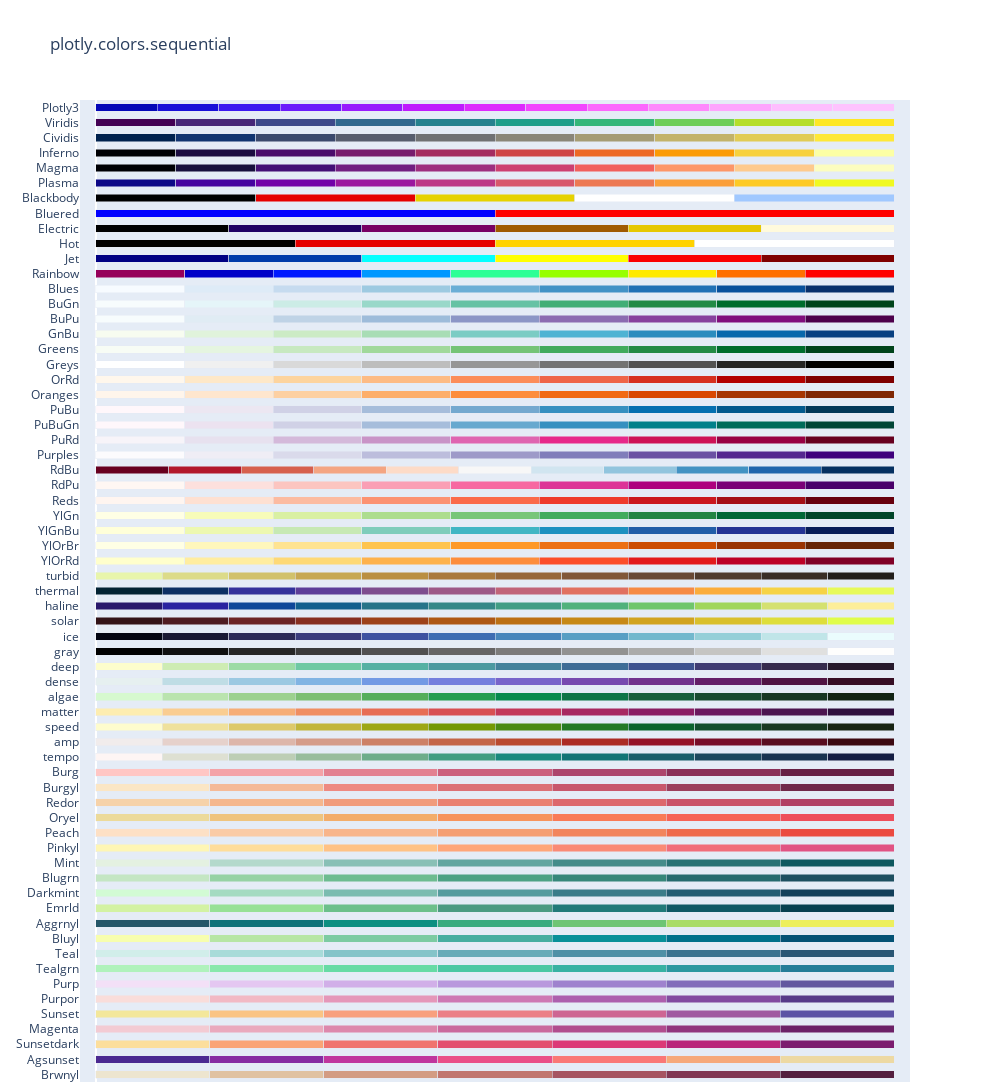

The cell this chart's notebook holds for it:
### Markdown cell above
# Color scales in Plotly Express

### Code cell
#Sequential Color scales
fig = px.colors.sequential.swatches()
fig.update_layout(width = 990 , height = 1760)
fig.show()

### Figure 1 — Plotly figure (JSON) as saved in the notebook; plotly's stock layout.template omitted (floating-point values rounded to 4 significant figures)
{"data": [{"customdata": [0, 1, 2, 3, 4, 5, 6], "hovertemplate": "%{y}[%{customdata}] = %{marker.color}<extra></extra>", "marker": {"color": ["rgb(237, 229, 207)", "rgb(224, 194, 162)", "rgb(211, 156, 131)", "rgb(193, 118, 111)", "rgb(166, 84, 97)", "rgb(129, 55, 83)", "rgb(84, 31, 63)"]}, "orientation": "h", "type": "bar", "x": [1, 1, 1, 1, 1, 1, 1], "y": ["Brwnyl", "Brwnyl", "Brwnyl", "Brwnyl", "Brwnyl", "Brwnyl", "Brwnyl"]}, {"customdata": [0, 1, 2, 3, 4, 5, 6], "hovertemplate": "%{y}[%{customdata}] = %{marker.color}<extra></extra>", "marker": {"color": ["rgb(75, 41, 145)", "rgb(135, 44, 162)", "rgb(192, 54, 157)", "rgb(234, 79, 136)", "rgb(250, 120, 118)", "rgb(246, 169, 122)", "rgb(237, 217, 163)"]}, "orientation": "h", "type": "bar", "x": [1, 1, 1, 1, 1, 1, 1], "y": ["Agsunset", "Agsunset", "Agsunset", "Agsunset", "Agsunset", "Agsunset", "Agsunset"]}, {"customdata": [0, 1, 2, 3, 4, 5, 6], "hovertemplate": "%{y}[%{customdata}] = %{marker.color}<extra></extra>", "marker": {"color": ["rgb(252, 222, 156)", "rgb(250, 164, 118)", "rgb(240, 116, 110)", "rgb(227, 79, 111)", "rgb(220, 57, 119)", "rgb(185, 37, 122)", "rgb(124, 29, 111)"]}, "orientation": "h", "type": "bar", "x": [1, 1, 1, 1, 1, 1, 1], "y": ["Sunsetdark", "Sunsetdark", "Sunsetdark", "Sunsetdark", "Sunsetdark", "Sunsetdark", "Sunsetdark"]}, {"customdata": [0, 1, 2, 3, 4, 5, 6], "hovertemplate": "%{y}[%{customdata}] = %{marker.color}<extra></extra>", "marker": {"color": ["rgb(243, 203, 211)", "rgb(234, 169, 189)", "rgb(221, 136, 172)", "rgb(202, 105, 157)", "rgb(177, 77, 142)", "rgb(145, 53, 125)", "rgb(108, 33, 103)"]}, "orientation": "h", "type": "bar", "x": [1, 1, 1, 1, 1, 1, 1], "y": ["Magenta", "Magenta", "Magenta", "Magenta", "Magenta", "Magenta", "Magenta"]}, {"customdata": [0, 1, 2, 3, 4, 5, 6], "hovertemplate": "%{y}[%{customdata}] = %{marker.color}<extra></extra>", "marker": {"color": ["rgb(243, 231, 155)", "rgb(250, 196, 132)", "rgb(248, 160, 126)", "rgb(235, 127, 134)", "rgb(206, 102, 147)", "rgb(160, 89, 160)", "rgb(92, 83, 165)"]}, "orientation": "h", "type": "bar", "x": [1, 1, 1, 1, 1, 1, 1], "y": ["Sunset", "Sunset", "Sunset", "Sunset", "Sunset", "Sunset", "Sunset"]}, {"customdata": [0, 1, 2, 3, 4, 5, 6], "hovertemplate": "%{y}[%{customdata}] = %{marker.color}<extra></extra>", "marker": {"color": ["rgb(249, 221, 218)", "rgb(242, 185, 196)", "rgb(229, 151, 185)", "rgb(206, 120, 179)", "rgb(173, 95, 173)", "rgb(131, 75, 160)", "rgb(87, 59, 136)"]}, "orientation": "h", "type": "bar", "x": [1, 1, 1, 1, 1, 1, 1], "y": ["Purpor", "Purpor", "Purpor", "Purpor", "Purpor", "Purpor", "Purpor"]}, {"customdata": [0, 1, 2, 3, 4, 5, 6], "hovertemplate": "%{y}[%{customdata}] = %{marker.color}<extra></extra>", "marker": {"color": ["rgb(243, 224, 247)", "rgb(228, 199, 241)", "rgb(209, 175, 232)", "rgb(185, 152, 221)", "rgb(159, 130, 206)", "rgb(130, 109, 186)", "rgb(99, 88, 159)"]}, "orientation": "h", "type": "bar", "x": [1, 1, 1, 1, 1, 1, 1], "y": ["Purp", "Purp", "Purp", "Purp", "Purp", "Purp", "Purp"]}, {"customdata": [0, 1, 2, 3, 4, 5, 6], "hovertemplate": "%{y}[%{customdata}] = %{marker.color}<extra></extra>", "marker": {"color": ["rgb(176, 242, 188)", "rgb(137, 232, 172)", "rgb(103, 219, 165)", "rgb(76, 200, 163)", "rgb(56, 178, 163)", "rgb(44, 152, 160)", "rgb(37, 125, 152)"]}, "orientation": "h", "type": "bar", "x": [1, 1, 1, 1, 1, 1, 1], "y": ["Tealgrn", "Tealgrn", "Tealgrn", "Tealgrn", "Tealgrn", "Tealgrn", "Tealgrn"]}, {"customdata": [0, 1, 2, 3, 4, 5, 6], "hovertemplate": "%{y}[%{customdata}] = %{marker.color}<extra></extra>", "marker": {"color": ["rgb(209, 238, 234)", "rgb(168, 219, 217)", "rgb(133, 196, 201)", "rgb(104, 171, 184)", "rgb(79, 144, 166)", "rgb(59, 115, 143)", "rgb(42, 86, 116)"]}, "orientation": "h", "type": "bar", "x": [1, 1, 1, 1, 1, 1, 1], "y": ["Teal", "Teal", "Teal", "Teal", "Teal", "Teal", "Teal"]}, {"customdata": [0, 1, 2, 3, 4, 5, 6], "hovertemplate": "%{y}[%{customdata}] = %{marker.color}<extra></extra>", "marker": {"color": ["rgb(247, 254, 174)", "rgb(183, 230, 165)", "rgb(124, 203, 162)", "rgb(70, 174, 160)", "rgb(8, 144, 153)", "rgb(0, 113, 139)", "rgb(4, 82, 117)"]}, "orientation": "h", "type": "bar", "x": [1, 1, 1, 1, 1, 1, 1], "y": ["Bluyl", "Bluyl", "Bluyl", "Bluyl", "Bluyl", "Bluyl", "Bluyl"]}, {"customdata": [0, 1, 2, 3, 4, 5, 6], "hovertemplate": "%{y}[%{customdata}] = %{marker.color}<extra></extra>", "marker": {"color": ["rgb(36, 86, 104)", "rgb(15, 114, 121)", "rgb(13, 143, 129)", "rgb(57, 171, 126)", "rgb(110, 197, 116)", "rgb(169, 220, 103)", "rgb(237, 239, 93)"]}, "orientation": "h", "type": "bar", "x": [1, 1, 1, 1, 1, 1, 1], "y": ["Aggrnyl", "Aggrnyl", "Aggrnyl", "Aggrnyl", "Aggrnyl", "Aggrnyl", "Aggrnyl"]}, {"customdata": [0, 1, 2, 3, 4, 5, 6], "hovertemplate": "%{y}[%{customdata}] = %{marker.color}<extra></extra>", "marker": {"color": ["rgb(211, 242, 163)", "rgb(151, 225, 150)", "rgb(108, 192, 139)", "rgb(76, 155, 130)", "rgb(33, 122, 121)", "rgb(16, 89, 101)", "rgb(7, 64, 80)"]}, "orientation": "h", "type": "bar", "x": [1, 1, 1, 1, 1, 1, 1], "y": ["Emrld", "Emrld", "Emrld", "Emrld", "Emrld", "Emrld", "Emrld"]}, {"customdata": [0, 1, 2, 3, 4, 5, 6], "hovertemplate": "%{y}[%{customdata}] = %{marker.color}<extra></extra>", "marker": {"color": ["rgb(210, 251, 212)", "rgb(165, 219, 194)", "rgb(123, 188, 176)", "rgb(85, 156, 158)", "rgb(58, 124, 137)", "rgb(35, 93, 114)", "rgb(18, 63, 90)"]}, "orientation": "h", "type": "bar", "x": [1, 1, 1, 1, 1, 1, 1], "y": ["Darkmint", "Darkmint", "Darkmint", "Darkmint", "Darkmint", "Darkmint", "Darkmint"]}, {"customdata": [0, 1, 2, 3, 4, 5, 6], "hovertemplate": "%{y}[%{customdata}] = %{marker.color}<extra></extra>", "marker": {"color": ["rgb(196, 230, 195)", "rgb(150, 210, 164)", "rgb(109, 188, 144)", "rgb(77, 162, 132)", "rgb(54, 135, 122)", "rgb(38, 107, 110)", "rgb(29, 79, 96)"]}, "orientation": "h", "type": "bar", "x": [1, 1, 1, 1, 1, 1, 1], "y": ["Blugrn", "Blugrn", "Blugrn", "Blugrn", "Blugrn", "Blugrn", "Blugrn"]}, {"customdata": [0, 1, 2, 3, 4, 5, 6], "hovertemplate": "%{y}[%{customdata}] = %{marker.color}<extra></extra>", "marker": {"color": ["rgb(228, 241, 225)", "rgb(180, 217, 204)", "rgb(137, 192, 182)", "rgb(99, 166, 160)", "rgb(68, 140, 138)", "rgb(40, 114, 116)", "rgb(13, 88, 95)"]}, "orientation": "h", "type": "bar", "x": [1, 1, 1, 1, 1, 1, 1], "y": ["Mint", "Mint", "Mint", "Mint", "Mint", "Mint", "Mint"]}, {"customdata": [0, 1, 2, 3, 4, 5, 6], "hovertemplate": "%{y}[%{customdata}] = %{marker.color}<extra></extra>", "marker": {"color": ["rgb(254, 246, 181)", "rgb(255, 221, 154)", "rgb(255, 194, 133)", "rgb(255, 166, 121)", "rgb(250, 138, 118)", "rgb(241, 109, 122)", "rgb(225, 83, 131)"]}, "orientation": "h", "type": "bar", "x": [1, 1, 1, 1, 1, 1, 1], "y": ["Pinkyl", "Pinkyl", "Pinkyl", "Pinkyl", "Pinkyl", "Pinkyl", "Pinkyl"]}, {"customdata": [0, 1, 2, 3, 4, 5, 6], "hovertemplate": "%{y}[%{customdata}] = %{marker.color}<extra></extra>", "marker": {"color": ["rgb(253, 224, 197)", "rgb(250, 203, 166)", "rgb(248, 181, 139)", "rgb(245, 158, 114)", "rgb(242, 133, 93)", "rgb(239, 106, 76)", "rgb(235, 74, 64)"]}, "orientation": "h", "type": "bar", "x": [1, 1, 1, 1, 1, 1, 1], "y": ["Peach", "Peach", "Peach", "Peach", "Peach", "Peach", "Peach"]}, {"customdata": [0, 1, 2, 3, 4, 5, 6], "hovertemplate": "%{y}[%{customdata}] = %{marker.color}<extra></extra>", "marker": {"color": ["rgb(236, 218, 154)", "rgb(239, 196, 126)", "rgb(243, 173, 106)", "rgb(247, 148, 93)", "rgb(249, 123, 87)", "rgb(246, 99, 86)", "rgb(238, 77, 90)"]}, "orientation": "h", "type": "bar", "x": [1, 1, 1, 1, 1, 1, 1], "y": ["Oryel", "Oryel", "Oryel", "Oryel", "Oryel", "Oryel", "Oryel"]}, {"customdata": [0, 1, 2, 3, 4, 5, 6], "hovertemplate": "%{y}[%{customdata}] = %{marker.color}<extra></extra>", "marker": {"color": ["rgb(246, 210, 169)", "rgb(245, 183, 142)", "rgb(241, 156, 124)", "rgb(234, 129, 113)", "rgb(221, 104, 108)", "rgb(202, 82, 104)", "rgb(177, 63, 100)"]}, "orientation": "h", "type": "bar", "x": [1, 1, 1, 1, 1, 1, 1], "y": ["Redor", "Redor", "Redor", "Redor", "Redor", "Redor", "Redor"]}, {"customdata": [0, 1, 2, 3, 4, 5, 6], "hovertemplate": "%{y}[%{customdata}] = %{marker.color}<extra></extra>", "marker": {"color": ["rgb(251, 230, 197)", "rgb(245, 186, 152)", "rgb(238, 138, 130)", "rgb(220, 113, 118)", "rgb(200, 88, 108)", "rgb(156, 63, 93)", "rgb(112, 40, 74)"]}, "orientation": "h", "type": "bar", "x": [1, 1, 1, 1, 1, 1, 1], "y": ["Burgyl", "Burgyl", "Burgyl", "Burgyl", "Burgyl", "Burgyl", "Burgyl"]}, {"customdata": [0, 1, 2, 3, 4, 5, 6], "hovertemplate": "%{y}[%{customdata}] = %{marker.color}<extra></extra>", "marker": {"color": ["rgb(255, 198, 196)", "rgb(244, 163, 168)", "rgb(227, 129, 145)", "rgb(204, 96, 125)", "rgb(173, 70, 108)", "rgb(139, 48, 88)", "rgb(103, 32, 68)"]}, "orientation": "h", "type": "bar", "x": [1, 1, 1, 1, 1, 1, 1], "y": ["Burg", "Burg", "Burg", "Burg", "Burg", "Burg", "Burg"]}, {"customdata": [0, 1, 2, 3, 4, 5, 6, 7, 8, 9, 10, 11], "hovertemplate": "%{y}[%{customdata}] = %{marker.color}<extra></extra>", "marker": {"color": ["rgb(254, 245, 244)", "rgb(222, 224, 210)", "rgb(189, 206, 181)", "rgb(153, 189, 156)", "rgb(110, 173, 138)", "rgb(65, 157, 129)", "rgb(25, 137, 125)", "rgb(18, 116, 117)", "rgb(25, 94, 106)", "rgb(28, 72, 93)", "rgb(25, 51, 80)", "rgb(20, 29, 67)"]}, "orientation": "h", "type": "bar", "x": [1, 1, 1, 1, 1, 1, 1, 1, 1, 1, 1, 1], "y": ["tempo", "tempo", "tempo", "tempo", "tempo", "tempo", "tempo", "tempo", "tempo", "tempo", "tempo", "tempo"]}, {"customdata": [0, 1, 2, 3, 4, 5, 6, 7, 8, 9, 10, 11], "hovertemplate": "%{y}[%{customdata}] = %{marker.color}<extra></extra>", "marker": {"color": ["rgb(241, 236, 236)", "rgb(230, 209, 203)", "rgb(221, 182, 170)", "rgb(213, 156, 137)", "rgb(205, 129, 103)", "rgb(196, 102, 73)", "rgb(186, 74, 47)", "rgb(172, 44, 36)", "rgb(149, 19, 39)", "rgb(120, 14, 40)", "rgb(89, 13, 31)", "rgb(60, 9, 17)"]}, "orientation": "h", "type": "bar", "x": [1, 1, 1, 1, 1, 1, 1, 1, 1, 1, 1, 1], "y": ["amp", "amp", "amp", "amp", "amp", "amp", "amp", "amp", "amp", "amp", "amp", "amp"]}, {"customdata": [0, 1, 2, 3, 4, 5, 6, 7, 8, 9, 10, 11], "hovertemplate": "%{y}[%{customdata}] = %{marker.color}<extra></extra>", "marker": {"color": ["rgb(254, 252, 205)", "rgb(239, 225, 156)", "rgb(221, 201, 106)", "rgb(194, 182, 59)", "rgb(157, 167, 21)", "rgb(116, 153, 5)", "rgb(75, 138, 20)", "rgb(35, 121, 36)", "rgb(11, 100, 44)", "rgb(18, 78, 43)", "rgb(25, 56, 34)", "rgb(23, 35, 18)"]}, "orientation": "h", "type": "bar", "x": [1, 1, 1, 1, 1, 1, 1, 1, 1, 1, 1, 1], "y": ["speed", "speed", "speed", "speed", "speed", "speed", "speed", "speed", "speed", "speed", "speed", "speed"]}, {"customdata": [0, 1, 2, 3, 4, 5, 6, 7, 8, 9, 10, 11], "hovertemplate": "%{y}[%{customdata}] = %{marker.color}<extra></extra>", "marker": {"color": ["rgb(253, 237, 176)", "rgb(250, 205, 145)", "rgb(246, 173, 119)", "rgb(240, 142, 98)", "rgb(231, 109, 84)", "rgb(216, 80, 83)", "rgb(195, 56, 90)", "rgb(168, 40, 96)", "rgb(138, 29, 99)", "rgb(107, 24, 93)", "rgb(76, 21, 80)", "rgb(47, 15, 61)"]}, "orientation": "h", "type": "bar", "x": [1, 1, 1, 1, 1, 1, 1, 1, 1, 1, 1, 1], "y": ["matter", "matter", "matter", "matter", "matter", "matter", "matter", "matter", "matter", "matter", "matter", "matter"]}, {"customdata": [0, 1, 2, 3, 4, 5, 6, 7, 8, 9, 10, 11], "hovertemplate": "%{y}[%{customdata}] = %{marker.color}<extra></extra>", "marker": {"color": ["rgb(214, 249, 207)", "rgb(186, 228, 174)", "rgb(156, 209, 143)", "rgb(124, 191, 115)", "rgb(85, 174, 91)", "rgb(37, 157, 81)", "rgb(7, 138, 78)", "rgb(13, 117, 71)", "rgb(23, 95, 61)", "rgb(25, 75, 49)", "rgb(23, 55, 35)", "rgb(17, 36, 20)"]}, "orientation": "h", "type": "bar", "x": [1, 1, 1, 1, 1, 1, 1, 1, 1, 1, 1, 1], "y": ["algae", "algae", "algae", "algae", "algae", "algae", "algae", "algae", "algae", "algae", "algae", "algae"]}, {"customdata": [0, 1, 2, 3, 4, 5, 6, 7, 8, 9, 10, 11], "hovertemplate": "%{y}[%{customdata}] = %{marker.color}<extra></extra>", "marker": {"color": ["rgb(230, 240, 240)", "rgb(191, 221, 229)", "rgb(156, 201, 226)", "rgb(129, 180, 227)", "rgb(115, 154, 228)", "rgb(117, 127, 221)", "rgb(120, 100, 202)", "rgb(119, 74, 175)", "rgb(113, 50, 141)", "rgb(100, 31, 104)", "rgb(80, 20, 66)", "rgb(54, 14, 36)"]}, "orientation": "h", "type": "bar", "x": [1, 1, 1, 1, 1, 1, 1, 1, 1, 1, 1, 1], "y": ["dense", "dense", "dense", "dense", "dense", "dense", "dense", "dense", "dense", "dense", "dense", "dense"]}, {"customdata": [0, 1, 2, 3, 4, 5, 6, 7, 8, 9, 10, 11], "hovertemplate": "%{y}[%{customdata}] = %{marker.color}<extra></extra>", "marker": {"color": ["rgb(253, 253, 204)", "rgb(206, 236, 179)", "rgb(156, 219, 165)", "rgb(111, 201, 163)", "rgb(86, 177, 163)", "rgb(76, 153, 160)", "rgb(68, 130, 155)", "rgb(62, 108, 150)", "rgb(62, 82, 143)", "rgb(64, 60, 115)", "rgb(54, 43, 77)", "rgb(39, 26, 44)"]}, "orientation": "h", "type": "bar", "x": [1, 1, 1, 1, 1, 1, 1, 1, 1, 1, 1, 1], "y": ["deep", "deep", "deep", "deep", "deep", "deep", "deep", "deep", "deep", "deep", "deep", "deep"]}, {"customdata": [0, 1, 2, 3, 4, 5, 6, 7, 8, 9, 10, 11], "hovertemplate": "%{y}[%{customdata}] = %{marker.color}<extra></extra>", "marker": {"color": ["rgb(0, 0, 0)", "rgb(16, 16, 16)", "rgb(38, 38, 38)", "rgb(59, 59, 59)", "rgb(81, 80, 80)", "rgb(102, 101, 101)", "rgb(124, 123, 122)", "rgb(146, 146, 145)", "rgb(171, 171, 170)", "rgb(197, 197, 195)", "rgb(224, 224, 223)", "rgb(254, 254, 253)"]}, "orientation": "h", "type": "bar", "x": [1, 1, 1, 1, 1, 1, 1, 1, 1, 1, 1, 1], "y": ["gray", "gray", "gray", "gray", "gray", "gray", "gray", "gray", "gray", "gray", "gray", "gray"]}, {"customdata": [0, 1, 2, 3, 4, 5, 6, 7, 8, 9, 10, 11], "hovertemplate": "%{y}[%{customdata}] = %{marker.color}<extra></extra>", "marker": {"color": ["rgb(3, 5, 18)", "rgb(25, 25, 51)", "rgb(44, 42, 87)", "rgb(58, 60, 125)", "rgb(62, 83, 160)", "rgb(62, 109, 178)", "rgb(72, 134, 187)", "rgb(89, 159, 196)", "rgb(114, 184, 205)", "rgb(149, 207, 216)", "rgb(192, 229, 232)", "rgb(234, 252, 253)"]}, "orientation": "h", "type": "bar", "x": [1, 1, 1, 1, 1, 1, 1, 1, 1, 1, 1, 1], "y": ["ice", "ice", "ice", "ice", "ice", "ice", "ice", "ice", "ice", "ice", "ice", "ice"]}, {"customdata": [0, 1, 2, 3, 4, 5, 6, 7, 8, 9, 10, 11], "hovertemplate": "%{y}[%{customdata}] = %{marker.color}<extra></extra>", "marker": {"color": ["rgb(51, 19, 23)", "rgb(79, 28, 33)", "rgb(108, 36, 36)", "rgb(135, 47, 32)", "rgb(157, 66, 25)", "rgb(174, 88, 20)", "rgb(188, 111, 19)", "rgb(199, 137, 22)", "rgb(209, 164, 32)", "rgb(217, 192, 44)", "rgb(222, 222, 59)", "rgb(224, 253, 74)"]}, "orientation": "h", "type": "bar", "x": [1, 1, 1, 1, 1, 1, 1, 1, 1, 1, 1, 1], "y": ["solar", "solar", "solar", "solar", "solar", "solar", "solar", "solar", "solar", "solar", "solar", "solar"]}, {"customdata": [0, 1, 2, 3, 4, 5, 6, 7, 8, 9, 10, 11], "hovertemplate": "%{y}[%{customdata}] = %{marker.color}<extra></extra>", "marker": {"color": ["rgb(41, 24, 107)", "rgb(42, 35, 160)", "rgb(15, 71, 153)", "rgb(18, 95, 142)", "rgb(38, 116, 137)", "rgb(53, 136, 136)", "rgb(65, 157, 133)", "rgb(81, 178, 124)", "rgb(111, 198, 107)", "rgb(160, 214, 91)", "rgb(212, 225, 112)", "rgb(253, 238, 153)"]}, "orientation": "h", "type": "bar", "x": [1, 1, 1, 1, 1, 1, 1, 1, 1, 1, 1, 1], "y": ["haline", "haline", "haline", "haline", "haline", "haline", "haline", "haline", "haline", "haline", "haline", "haline"]}, {"customdata": [0, 1, 2, 3, 4, 5, 6, 7, 8, 9, 10, 11], "hovertemplate": "%{y}[%{customdata}] = %{marker.color}<extra></extra>", "marker": {"color": ["rgb(3, 35, 51)", "rgb(13, 48, 100)", "rgb(53, 50, 155)", "rgb(93, 62, 153)", "rgb(126, 77, 143)", "rgb(158, 89, 135)", "rgb(193, 100, 121)", "rgb(225, 113, 97)", "rgb(246, 139, 69)", "rgb(251, 173, 60)", "rgb(246, 211, 70)", "rgb(231, 250, 90)"]}, "orientation": "h", "type": "bar", "x": [1, 1, 1, 1, 1, 1, 1, 1, 1, 1, 1, 1], "y": ["thermal", "thermal", "thermal", "thermal", "thermal", "thermal", "thermal", "thermal", "thermal", "thermal", "thermal", "thermal"]}, {"customdata": [0, 1, 2, 3, 4, 5, 6, 7, 8, 9, 10, 11], "hovertemplate": "%{y}[%{customdata}] = %{marker.color}<extra></extra>", "marker": {"color": ["rgb(232, 245, 171)", "rgb(220, 219, 137)", "rgb(209, 193, 107)", "rgb(199, 168, 83)", "rgb(186, 143, 66)", "rgb(170, 121, 60)", "rgb(151, 103, 58)", "rgb(129, 87, 56)", "rgb(104, 72, 53)", "rgb(80, 59, 46)", "rgb(57, 45, 37)", "rgb(34, 30, 27)"]}, "orientation": "h", "type": "bar", "x": [1, 1, 1, 1, 1, 1, 1, 1, 1, 1, 1, 1], "y": ["turbid", "turbid", "turbid", "turbid", "turbid", "turbid", "turbid", "turbid", "turbid", "turbid", "turbid", "turbid"]}, {"customdata": [0, 1, 2, 3, 4, 5, 6, 7, 8], "hovertemplate": "%{y}[%{customdata}] = %{marker.color}<extra></extra>", "marker": {"color": ["rgb(255,255,204)", "rgb(255,237,160)", "rgb(254,217,118)", "rgb(254,178,76)", "rgb(253,141,60)", "rgb(252,78,42)", "rgb(227,26,28)", "rgb(189,0,38)", "rgb(128,0,38)"]}, "orientation": "h", "type": "bar", "x": [1, 1, 1, 1, 1, 1, 1, 1, 1], "y": ["YlOrRd", "YlOrRd", "YlOrRd", "YlOrRd", "YlOrRd", "YlOrRd", "YlOrRd", "YlOrRd", "YlOrRd"]}, {"customdata": [0, 1, 2, 3, 4, 5, 6, 7, 8], "hovertemplate": "%{y}[%{customdata}] = %{marker.color}<extra></extra>", "marker": {"color": ["rgb(255,255,229)", "rgb(255,247,188)", "rgb(254,227,145)", "rgb(254,196,79)", "rgb(254,153,41)", "rgb(236,112,20)", "rgb(204,76,2)", "rgb(153,52,4)", "rgb(102,37,6)"]}, "orientation": "h", "type": "bar", "x": [1, 1, 1, 1, 1, 1, 1, 1, 1], "y": ["YlOrBr", "YlOrBr", "YlOrBr", "YlOrBr", "YlOrBr", "YlOrBr", "YlOrBr", "YlOrBr", "YlOrBr"]}, {"customdata": [0, 1, 2, 3, 4, 5, 6, 7, 8], "hovertemplate": "%{y}[%{customdata}] = %{marker.color}<extra></extra>", "marker": {"color": ["rgb(255,255,217)", "rgb(237,248,177)", "rgb(199,233,180)", "rgb(127,205,187)", "rgb(65,182,196)", "rgb(29,145,192)", "rgb(34,94,168)", "rgb(37,52,148)", "rgb(8,29,88)"]}, "orientation": "h", "type": "bar", "x": [1, 1, 1, 1, 1, 1, 1, 1, 1], "y": ["YlGnBu", "YlGnBu", "YlGnBu", "YlGnBu", "YlGnBu", "YlGnBu", "YlGnBu", "YlGnBu", "YlGnBu"]}, {"customdata": [0, 1, 2, 3, 4, 5, 6, 7, 8], "hovertemplate": "%{y}[%{customdata}] = %{marker.color}<extra></extra>", "marker": {"color": ["rgb(255,255,229)", "rgb(247,252,185)", "rgb(217,240,163)", "rgb(173,221,142)", "rgb(120,198,121)", "rgb(65,171,93)", "rgb(35,132,67)", "rgb(0,104,55)", "rgb(0,69,41)"]}, "orientation": "h", "type": "bar", "x": [1, 1, 1, 1, 1, 1, 1, 1, 1], "y": ["YlGn", "YlGn", "YlGn", "YlGn", "YlGn", "YlGn", "YlGn", "YlGn", "YlGn"]}, {"customdata": [0, 1, 2, 3, 4, 5, 6, 7, 8], "hovertemplate": "%{y}[%{customdata}] = %{marker.color}<extra></extra>", "marker": {"color": ["rgb(255,245,240)", "rgb(254,224,210)", "rgb(252,187,161)", "rgb(252,146,114)", "rgb(251,106,74)", "rgb(239,59,44)", "rgb(203,24,29)", "rgb(165,15,21)", "rgb(103,0,13)"]}, "orientation": "h", "type": "bar", "x": [1, 1, 1, 1, 1, 1, 1, 1, 1], "y": ["Reds", "Reds", "Reds", "Reds", "Reds", "Reds", "Reds", "Reds", "Reds"]}, {"customdata": [0, 1, 2, 3, 4, 5, 6, 7, 8], "hovertemplate": "%{y}[%{customdata}] = %{marker.color}<extra></extra>", "marker": {"color": ["rgb(255,247,243)", "rgb(253,224,221)", "rgb(252,197,192)", "rgb(250,159,181)", "rgb(247,104,161)", "rgb(221,52,151)", "rgb(174,1,126)", "rgb(122,1,119)", "rgb(73,0,106)"]}, "orientation": "h", "type": "bar", "x": [1, 1, 1, 1, 1, 1, 1, 1, 1], "y": ["RdPu", "RdPu", "RdPu", "RdPu", "RdPu", "RdPu", "RdPu", "RdPu", "RdPu"]}, {"customdata": [0, 1, 2, 3, 4, 5, 6, 7, 8, 9, 10], "hovertemplate": "%{y}[%{customdata}] = %{marker.color}<extra></extra>", "marker": {"color": ["rgb(103,0,31)", "rgb(178,24,43)", "rgb(214,96,77)", "rgb(244,165,130)", "rgb(253,219,199)", "rgb(247,247,247)", "rgb(209,229,240)", "rgb(146,197,222)", "rgb(67,147,195)", "rgb(33,102,172)", "rgb(5,48,97)"]}, "orientation": "h", "type": "bar", "x": [1, 1, 1, 1, 1, 1, 1, 1, 1, 1, 1], "y": ["RdBu", "RdBu", "RdBu", "RdBu", "RdBu", "RdBu", "RdBu", "RdBu", "RdBu", "RdBu", "RdBu"]}, {"customdata": [0, 1, 2, 3, 4, 5, 6, 7, 8], "hovertemplate": "%{y}[%{customdata}] = %{marker.color}<extra></extra>", "marker": {"color": ["rgb(252,251,253)", "rgb(239,237,245)", "rgb(218,218,235)", "rgb(188,189,220)", "rgb(158,154,200)", "rgb(128,125,186)", "rgb(106,81,163)", "rgb(84,39,143)", "rgb(63,0,125)"]}, "orientation": "h", "type": "bar", "x": [1, 1, 1, 1, 1, 1, 1, 1, 1], "y": ["Purples", "Purples", "Purples", "Purples", "Purples", "Purples", "Purples", "Purples", "Purples"]}, {"customdata": [0, 1, 2, 3, 4, 5, 6, 7, 8], "hovertemplate": "%{y}[%{customdata}] = %{marker.color}<extra></extra>", "marker": {"color": ["rgb(247,244,249)", "rgb(231,225,239)", "rgb(212,185,218)", "rgb(201,148,199)", "rgb(223,101,176)", "rgb(231,41,138)", "rgb(206,18,86)", "rgb(152,0,67)", "rgb(103,0,31)"]}, "orientation": "h", "type": "bar", "x": [1, 1, 1, 1, 1, 1, 1, 1, 1], "y": ["PuRd", "PuRd", "PuRd", "PuRd", "PuRd", "PuRd", "PuRd", "PuRd", "PuRd"]}, {"customdata": [0, 1, 2, 3, 4, 5, 6, 7, 8], "hovertemplate": "%{y}[%{customdata}] = %{marker.color}<extra></extra>", "marker": {"color": ["rgb(255,247,251)", "rgb(236,226,240)", "rgb(208,209,230)", "rgb(166,189,219)", "rgb(103,169,207)", "rgb(54,144,192)", "rgb(2,129,138)", "rgb(1,108,89)", "rgb(1,70,54)"]}, "orientation": "h", "type": "bar", "x": [1, 1, 1, 1, 1, 1, 1, 1, 1], "y": ["PuBuGn", "PuBuGn", "PuBuGn", "PuBuGn", "PuBuGn", "PuBuGn", "PuBuGn", "PuBuGn", "PuBuGn"]}, {"customdata": [0, 1, 2, 3, 4, 5, 6, 7, 8], "hovertemplate": "%{y}[%{customdata}] = %{marker.color}<extra></extra>", "marker": {"color": ["rgb(255,247,251)", "rgb(236,231,242)", "rgb(208,209,230)", "rgb(166,189,219)", "rgb(116,169,207)", "rgb(54,144,192)", "rgb(5,112,176)", "rgb(4,90,141)", "rgb(2,56,88)"]}, "orientation": "h", "type": "bar", "x": [1, 1, 1, 1, 1, 1, 1, 1, 1], "y": ["PuBu", "PuBu", "PuBu", "PuBu", "PuBu", "PuBu", "PuBu", "PuBu", "PuBu"]}, {"customdata": [0, 1, 2, 3, 4, 5, 6, 7, 8], "hovertemplate": "%{y}[%{customdata}] = %{marker.color}<extra></extra>", "marker": {"color": ["rgb(255,245,235)", "rgb(254,230,206)", "rgb(253,208,162)", "rgb(253,174,107)", "rgb(253,141,60)", "rgb(241,105,19)", "rgb(217,72,1)", "rgb(166,54,3)", "rgb(127,39,4)"]}, "orientation": "h", "type": "bar", "x": [1, 1, 1, 1, 1, 1, 1, 1, 1], "y": ["Oranges", "Oranges", "Oranges", "Oranges", "Oranges", "Oranges", "Oranges", "Oranges", "Oranges"]}, {"customdata": [0, 1, 2, 3, 4, 5, 6, 7, 8], "hovertemplate": "%{y}[%{customdata}] = %{marker.color}<extra></extra>", "marker": {"color": ["rgb(255,247,236)", "rgb(254,232,200)", "rgb(253,212,158)", "rgb(253,187,132)", "rgb(252,141,89)", "rgb(239,101,72)", "rgb(215,48,31)", "rgb(179,0,0)", "rgb(127,0,0)"]}, "orientation": "h", "type": "bar", "x": [1, 1, 1, 1, 1, 1, 1, 1, 1], "y": ["OrRd", "OrRd", "OrRd", "OrRd", "OrRd", "OrRd", "OrRd", "OrRd", "OrRd"]}, {"customdata": [0, 1, 2, 3, 4, 5, 6, 7, 8], "hovertemplate": "%{y}[%{customdata}] = %{marker.color}<extra></extra>", "marker": {"color": ["rgb(255,255,255)", "rgb(240,240,240)", "rgb(217,217,217)", "rgb(189,189,189)", "rgb(150,150,150)", "rgb(115,115,115)", "rgb(82,82,82)", "rgb(37,37,37)", "rgb(0,0,0)"]}, "orientation": "h", "type": "bar", "x": [1, 1, 1, 1, 1, 1, 1, 1, 1], "y": ["Greys", "Greys", "Greys", "Greys", "Greys", "Greys", "Greys", "Greys", "Greys"]}, {"customdata": [0, 1, 2, 3, 4, 5, 6, 7, 8], "hovertemplate": "%{y}[%{customdata}] = %{marker.color}<extra></extra>", "marker": {"color": ["rgb(247,252,245)", "rgb(229,245,224)", "rgb(199,233,192)", "rgb(161,217,155)", "rgb(116,196,118)", "rgb(65,171,93)", "rgb(35,139,69)", "rgb(0,109,44)", "rgb(0,68,27)"]}, "orientation": "h", "type": "bar", "x": [1, 1, 1, 1, 1, 1, 1, 1, 1], "y": ["Greens", "Greens", "Greens", "Greens", "Greens", "Greens", "Greens", "Greens", "Greens"]}, {"customdata": [0, 1, 2, 3, 4, 5, 6, 7, 8], "hovertemplate": "%{y}[%{customdata}] = %{marker.color}<extra></extra>", "marker": {"color": ["rgb(247,252,240)", "rgb(224,243,219)", "rgb(204,235,197)", "rgb(168,221,181)", "rgb(123,204,196)", "rgb(78,179,211)", "rgb(43,140,190)", "rgb(8,104,172)", "rgb(8,64,129)"]}, "orientation": "h", "type": "bar", "x": [1, 1, 1, 1, 1, 1, 1, 1, 1], "y": ["GnBu", "GnBu", "GnBu", "GnBu", "GnBu", "GnBu", "GnBu", "GnBu", "GnBu"]}, {"customdata": [0, 1, 2, 3, 4, 5, 6, 7, 8], "hovertemplate": "%{y}[%{customdata}] = %{marker.color}<extra></extra>", "marker": {"color": ["rgb(247,252,253)", "rgb(224,236,244)", "rgb(191,211,230)", "rgb(158,188,218)", "rgb(140,150,198)", "rgb(140,107,177)", "rgb(136,65,157)", "rgb(129,15,124)", "rgb(77,0,75)"]}, "orientation": "h", "type": "bar", "x": [1, 1, 1, 1, 1, 1, 1, 1, 1], "y": ["BuPu", "BuPu", "BuPu", "BuPu", "BuPu", "BuPu", "BuPu", "BuPu", "BuPu"]}, {"customdata": [0, 1, 2, 3, 4, 5, 6, 7, 8], "hovertemplate": "%{y}[%{customdata}] = %{marker.color}<extra></extra>", "marker": {"color": ["rgb(247,252,253)", "rgb(229,245,249)", "rgb(204,236,230)", "rgb(153,216,201)", "rgb(102,194,164)", "rgb(65,174,118)", "rgb(35,139,69)", "rgb(0,109,44)", "rgb(0,68,27)"]}, "orientation": "h", "type": "bar", "x": [1, 1, 1, 1, 1, 1, 1, 1, 1], "y": ["BuGn", "BuGn", "BuGn", "BuGn", "BuGn", "BuGn", "BuGn", "BuGn", "BuGn"]}, {"customdata": [0, 1, 2, 3, 4, 5, 6, 7, 8], "hovertemplate": "%{y}[%{customdata}] = %{marker.color}<extra></extra>", "marker": {"color": ["rgb(247,251,255)", "rgb(222,235,247)", "rgb(198,219,239)", "rgb(158,202,225)", "rgb(107,174,214)", "rgb(66,146,198)", "rgb(33,113,181)", "rgb(8,81,156)", "rgb(8,48,107)"]}, "orientation": "h", "type": "bar", "x": [1, 1, 1, 1, 1, 1, 1, 1, 1], "y": ["Blues", "Blues", "Blues", "Blues", "Blues", "Blues", "Blues", "Blues", "Blues"]}, {"customdata": [0, 1, 2, 3, 4, 5, 6, 7, 8], "hovertemplate": "%{y}[%{customdata}] = %{marker.color}<extra></extra>", "marker": {"color": ["rgb(150,0,90)", "rgb(0,0,200)", "rgb(0,25,255)", "rgb(0,152,255)", "rgb(44,255,150)", "rgb(151,255,0)", "rgb(255,234,0)", "rgb(255,111,0)", "rgb(255,0,0)"]}, "orientation": "h", "type": "bar", "x": [1, 1, 1, 1, 1, 1, 1, 1, 1], "y": ["Rainbow", "Rainbow", "Rainbow", "Rainbow", "Rainbow", "Rainbow", "Rainbow", "Rainbow", "Rainbow"]}, {"customdata": [0, 1, 2, 3, 4, 5], "hovertemplate": "%{y}[%{customdata}] = %{marker.color}<extra></extra>", "marker": {"color": ["rgb(0,0,131)", "rgb(0,60,170)", "rgb(5,255,255)", "rgb(255,255,0)", "rgb(250,0,0)", "rgb(128,0,0)"]}, "orientation": "h", "type": "bar", "x": [1, 1, 1, 1, 1, 1], "y": ["Jet", "Jet", "Jet", "Jet", "Jet", "Jet"]}, {"customdata": [0, 1, 2, 3], "hovertemplate": "%{y}[%{customdata}] = %{marker.color}<extra></extra>", "marker": {"color": ["rgb(0,0,0)", "rgb(230,0,0)", "rgb(255,210,0)", "rgb(255,255,255)"]}, "orientation": "h", "type": "bar", "x": [1, 1, 1, 1], "y": ["Hot", "Hot", "Hot", "Hot"]}, {"customdata": [0, 1, 2, 3, 4, 5], "hovertemplate": "%{y}[%{customdata}] = %{marker.color}<extra></extra>", "marker": {"color": ["rgb(0,0,0)", "rgb(30,0,100)", "rgb(120,0,100)", "rgb(160,90,0)", "rgb(230,200,0)", "rgb(255,250,220)"]}, "orientation": "h", "type": "bar", "x": [1, 1, 1, 1, 1, 1], "y": ["Electric", "Electric", "Electric", "Electric", "Electric", "Electric"]}, {"customdata": [0, 1], "hovertemplate": "%{y}[%{customdata}] = %{marker.color}<extra></extra>", "marker": {"color": ["rgb(0,0,255)", "rgb(255,0,0)"]}, "orientation": "h", "type": "bar", "x": [1, 1], "y": ["Bluered", "Bluered"]}, {"customdata": [0, 1, 2, 3, 4], "hovertemplate": "%{y}[%{customdata}] = %{marker.color}<extra></extra>", "marker": {"color": ["rgb(0,0,0)", "rgb(230,0,0)", "rgb(230,210,0)", "rgb(255,255,255)", "rgb(160,200,255)"]}, "orientation": "h", "type": "bar", "x": [1, 1, 1, 1, 1], "y": ["Blackbody", "Blackbody", "Blackbody", "Blackbody", "Blackbody"]}, {"customdata": [0, 1, 2, 3, 4, 5, 6, 7, 8, 9], "hovertemplate": "%{y}[%{customdata}] = %{marker.color}<extra></extra>", "marker": {"color": ["#0d0887", "#46039f", "#7201a8", "#9c179e", "#bd3786", "#d8576b", "#ed7953", "#fb9f3a", "#fdca26", "#f0f921"]}, "orientation": "h", "type": "bar", "x": [1, 1, 1, 1, 1, 1, 1, 1, 1, 1], "y": ["Plasma", "Plasma", "Plasma", "Plasma", "Plasma", "Plasma", "Plasma", "Plasma", "Plasma", "Plasma"]}, {"customdata": [0, 1, 2, 3, 4, 5, 6, 7, 8, 9], "hovertemplate": "%{y}[%{customdata}] = %{marker.color}<extra></extra>", "marker": {"color": ["#000004", "#180f3d", "#440f76", "#721f81", "#9e2f7f", "#cd4071", "#f1605d", "#fd9668", "#feca8d", "#fcfdbf"]}, "orientation": "h", "type": "bar", "x": [1, 1, 1, 1, 1, 1, 1, 1, 1, 1], "y": ["Magma", "Magma", "Magma", "Magma", "Magma", "Magma", "Magma", "Magma", "Magma", "Magma"]}, {"customdata": [0, 1, 2, 3, 4, 5, 6, 7, 8, 9], "hovertemplate": "%{y}[%{customdata}] = %{marker.color}<extra></extra>", "marker": {"color": ["#000004", "#1b0c41", "#4a0c6b", "#781c6d", "#a52c60", "#cf4446", "#ed6925", "#fb9b06", "#f7d13d", "#fcffa4"]}, "orientation": "h", "type": "bar", "x": [1, 1, 1, 1, 1, 1, 1, 1, 1, 1], "y": ["Inferno", "Inferno", "Inferno", "Inferno", "Inferno", "Inferno", "Inferno", "Inferno", "Inferno", "Inferno"]}, {"customdata": [0, 1, 2, 3, 4, 5, 6, 7, 8, 9], "hovertemplate": "%{y}[%{customdata}] = %{marker.color}<extra></extra>", "marker": {"color": ["#00224e", "#123570", "#3b496c", "#575d6d", "#707173", "#8a8678", "#a59c74", "#c3b369", "#e1cc55", "#fee838"]}, "orientation": "h", "type": "bar", "x": [1, 1, 1, 1, 1, 1, 1, 1, 1, 1], "y": ["Cividis", "Cividis", "Cividis", "Cividis", "Cividis", "Cividis", "Cividis", "Cividis", "Cividis", "Cividis"]}, {"customdata": [0, 1, 2, 3, 4, 5, 6, 7, 8, 9], "hovertemplate": "%{y}[%{customdata}] = %{marker.color}<extra></extra>", "marker": {"color": ["#440154", "#482878", "#3e4989", "#31688e", "#26828e", "#1f9e89", "#35b779", "#6ece58", "#b5de2b", "#fde725"]}, "orientation": "h", "type": "bar", "x": [1, 1, 1, 1, 1, 1, 1, 1, 1, 1], "y": ["Viridis", "Viridis", "Viridis", "Viridis", "Viridis", "Viridis", "Viridis", "Viridis", "Viridis", "Viridis"]}, {"customdata": [0, 1, 2, 3, 4, 5, 6, 7, 8, 9, 10, 11, 12], "hovertemplate": "%{y}[%{customdata}] = %{marker.color}<extra></extra>", "marker": {"color": ["#0508b8", "#1910d8", "#3c19f0", "#6b1cfb", "#981cfd", "#bf1cfd", "#dd2bfd", "#f246fe", "#fc67fd", "#fe88fc", "#fea5fd", "#febefe", "#fec3fe"]}, "orientation": "h", "type": "bar", "x": [1, 1, 1, 1, 1, 1, 1, 1, 1, 1, 1, 1, 1], "y": ["Plotly3", "Plotly3", "Plotly3", "Plotly3", "Plotly3", "Plotly3", "Plotly3", "Plotly3", "Plotly3", "Plotly3", "Plotly3", "Plotly3", "Plotly3"]}], "layout": {"bargap": 0.5, "barmode": "stack", "barnorm": "fraction", "height": 1760, "margin": {"b": 10}, "showlegend": false, "title": {"text": "plotly.colors.sequential"}, "width": 990, "xaxis": {"range": [-0.02, 1.02], "showgrid": false, "showticklabels": false}}}
